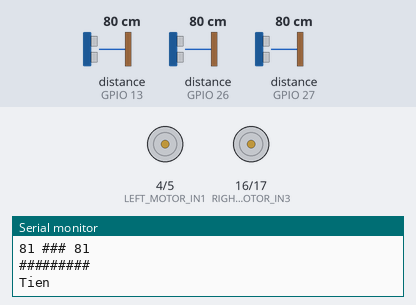
The sketch below on a simulated ESP32. Parts: motor-driver pin pairs drawn as motors (green arrow = first pin HIGH = forward, orange = second pin HIGH = backward, longer = more drive), the last lines printed to the serial monitor. Inputs (shaded band) come from the test bench; at power-on: distance to the obstacle (sensors on GPIO 26, GPIO 27, GPIO 13) 80 cm. The echo pulse lasts 58.3 µs per cm.

Above: at 3.8 s.
3.9 s: distance to the obstacle (sensor on GPIO 26) set to 31 cm
At 5.5 s:
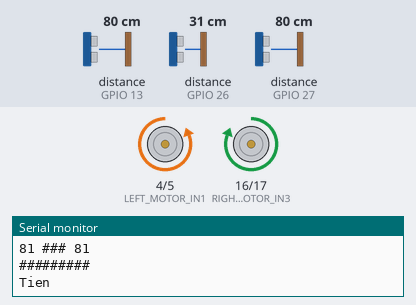
7.4 s: distance to the obstacle (sensor on GPIO 26) set to 26 cm
At 9.7 s:
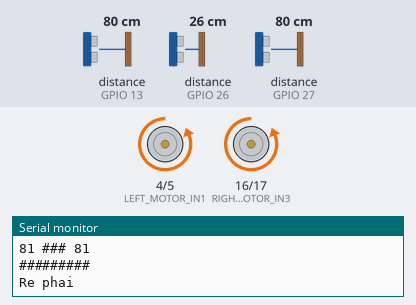
17.2 s: distance to the obstacle (sensor on GPIO 26) set to 2 cm
21.5 s: distance to the obstacle (sensor on GPIO 27) set to 31 cm
At 22.6 s:
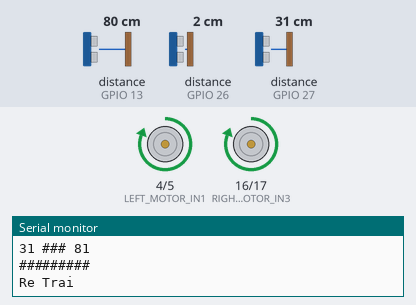
25.0 s: distance to the obstacle (sensor on GPIO 27) set to 28 cm
Timing chart, 0 to 29.5 s (numbered marks = the images above; inputs shaded):
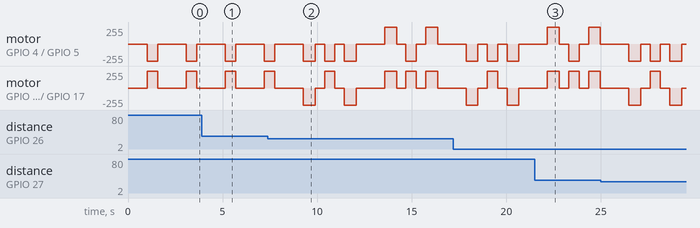

The sketch:

TextMap.ino
```cpp
#include <NewPing.h>

#define TRIGGER_PIN_FORWARD 25
#define ECHO_PIN_FORWARD 26

#define TRIGGER_PIN_LEFT 14
#define ECHO_PIN_LEFT 27

#define TRIGGER_PIN_RIGHT 12
#define ECHO_PIN_RIGHT 13

#define MAX_DISTANCE 300

#define size 30

// Định nghĩa chân điều khiển động cơ bên trái
#define LEFT_MOTOR_ENA  2  // Chân kích hoạt động cơ bên trái (ENA)
#define LEFT_MOTOR_IN1  4  // Chân điều khiển hướng quay 1
#define LEFT_MOTOR_IN2  5  // Chân điều khiển hướng quay 2

// Định nghĩa chân điều khiển động cơ bên phải
#define RIGHT_MOTOR_ENB 15  // Chân kích hoạt động cơ bên phải (ENB)
#define RIGHT_MOTOR_IN3 16  // Chân điều khiển hướng quay 3
#define RIGHT_MOTOR_IN4 17  // Chân điều khiển hướng quay 4


// NewPing setup of pins and maximum distance
NewPing sonar_forward(TRIGGER_PIN_FORWARD, ECHO_PIN_FORWARD, MAX_DISTANCE);
NewPing sonar_left(TRIGGER_PIN_LEFT, ECHO_PIN_LEFT, MAX_DISTANCE);
NewPing sonar_right(TRIGGER_PIN_RIGHT, ECHO_PIN_RIGHT, MAX_DISTANCE);


unsigned int distance_forward;
unsigned int distance_left;
unsigned int distance_right;

int parityPosition = 1;

bool objForward;
bool objLeft;
bool objRight;

void setup() {
  Serial.begin(115200);

  pinMode(LEFT_MOTOR_IN1, OUTPUT);
  pinMode(LEFT_MOTOR_IN2, OUTPUT);

  pinMode(RIGHT_MOTOR_IN3, OUTPUT);
  pinMode(RIGHT_MOTOR_IN4, OUTPUT);

}

// the loop function runs over and over again forever
void loop() {


  delay(1000);
    // Đo khoảng cách
  distance_forward = sonar_forward.ping_cm();
  distance_left = sonar_left.ping_cm();
  distance_right = sonar_right.ping_cm();

  if (distance_forward >= size) objForward = 1;
  else objForward = 0;

  if (distance_left >= size) objLeft = 1;
  else objLeft = 0;

  if (distance_right >= size) objRight = 1;
  else objRight = 0;

  Serial.print("Robot dang o hang thu :");
  Serial.println(parityPosition);
  Serial.println();

  Serial.print("### ");
  Serial.print(distance_forward);
  //Serial.print("cm");
  Serial.println(" ###");

  Serial.print(distance_left);
  //Serial.print("cm");
  Serial.print(" ### ");
  Serial.println(distance_right);
  //Serial.println("cm");

  Serial.println("#########");
  Serial.println("");

  if (parityPosition % 2 == 1)
  {
    if(objForward == 1 )
    {
      goForward();
      stayStop();
    }
    else
    {
      if(objRight == 1)
      {
        turnRight();
        stayStop();
        goForward();
        stayStop();
        turnRight();
        stayStop();
        parityPosition += 1;
      }
    }
  }
  else
  {
    if((objForward == 1) )
    {
      goForward();
      stayStop();
    }
    else
    {
      if(objLeft == 1)
      {
        turnLeft();
        stayStop();
        goForward();
        stayStop();
        turnLeft();
        stayStop();
        parityPosition += 1;
      }
    }
  }

}

void goBack() {
  digitalWrite(LEFT_MOTOR_IN1, HIGH);
  digitalWrite(LEFT_MOTOR_IN2, LOW);

  digitalWrite(RIGHT_MOTOR_IN3, LOW);
  digitalWrite(RIGHT_MOTOR_IN4, HIGH);

  delay(500);  // Chờ 2 giây
}

void goForward() {
  digitalWrite(LEFT_MOTOR_IN1, LOW);
  digitalWrite(LEFT_MOTOR_IN2, HIGH);

  digitalWrite(RIGHT_MOTOR_IN3, HIGH);
  digitalWrite(RIGHT_MOTOR_IN4, LOW);
  Serial.println("Tien");

  delay(550);  // Chờ 2 giây
}

void turnRight()  {
  digitalWrite(RIGHT_MOTOR_IN3, LOW);
  digitalWrite(RIGHT_MOTOR_IN4, HIGH);

  digitalWrite(LEFT_MOTOR_IN1, LOW);
  digitalWrite(LEFT_MOTOR_IN2, HIGH);
  Serial.println("Re phai");

  delay(620);
}

void turnLeft() {

  digitalWrite(RIGHT_MOTOR_IN3, HIGH);
  digitalWrite(RIGHT_MOTOR_IN4, LOW);

  digitalWrite(LEFT_MOTOR_IN1, HIGH);
  digitalWrite(LEFT_MOTOR_IN2, LOW);
  Serial.println("Re Trai");

  delay(620);

}

void stayStop() {
  digitalWrite(LEFT_MOTOR_IN1, LOW);
  digitalWrite(LEFT_MOTOR_IN2, LOW);
  digitalWrite(RIGHT_MOTOR_IN3, LOW);
  digitalWrite(RIGHT_MOTOR_IN4, LOW);
  delay(500);
}
```

Measured:
- the behaviour switches between 30 and 29 cm on distance to the obstacle (sensor on GPIO 26) (found by bisection; images 1 and 2)
